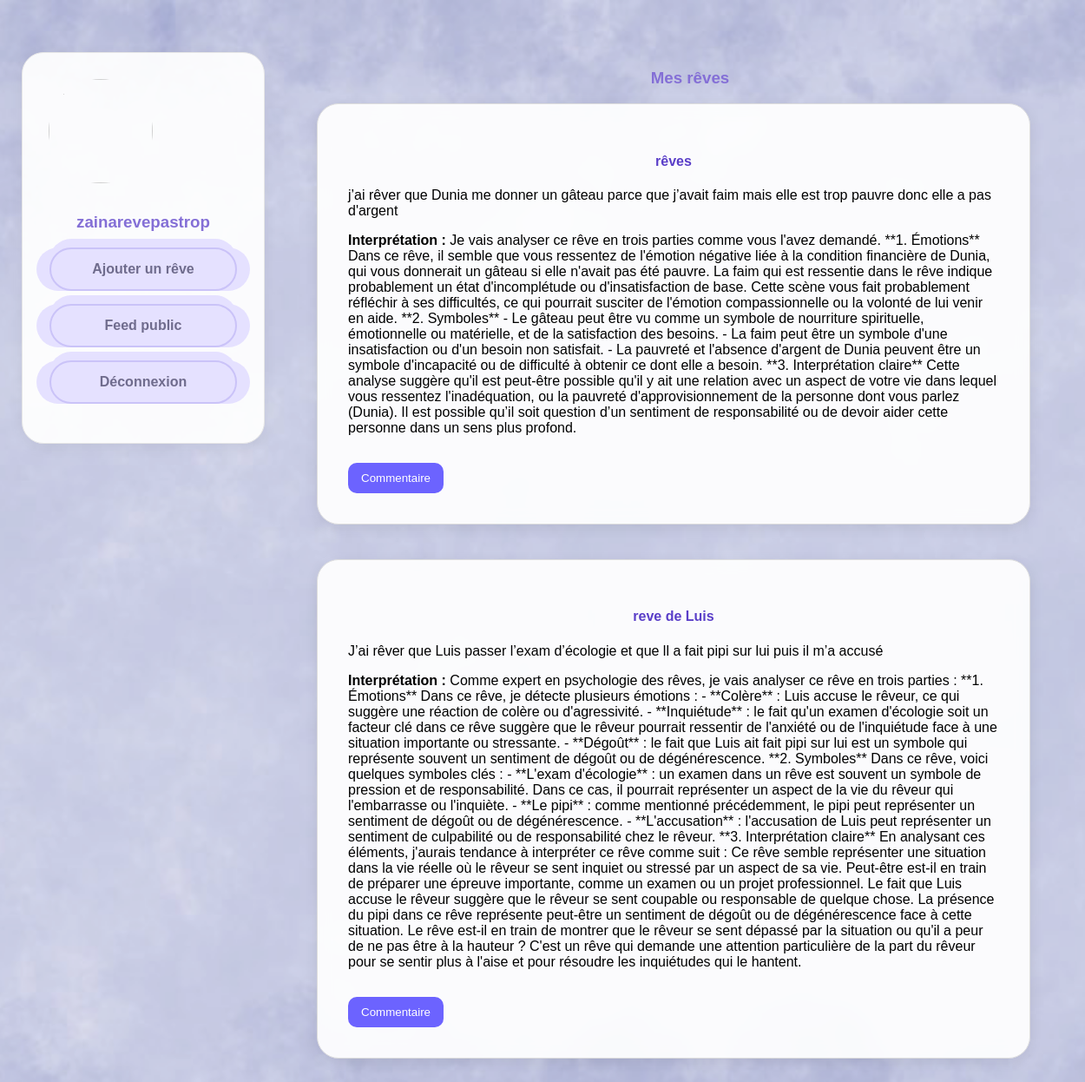
The app's page /dashboard (signed in) with its own data.
### tables this page shows
CREATE TABLE users (
            id INTEGER PRIMARY KEY AUTOINCREMENT,
            username TEXT NOT NULL,
            email TEXT NOT NULL UNIQUE,
            password TEXT NOT NULL
        );

CREATE TABLE dreams (
            id INTEGER PRIMARY KEY AUTOINCREMENT,
            user_id INTEGER NOT NULL,
            title TEXT NOT NULL,
            content TEXT NOT NULL,
            interpretation TEXT,
            is_public INTEGER DEFAULT 0,
            FOREIGN KEY (user_id) REFERENCES users (id)
        );

### app.py (the view)
@app.route("/dashboard")
def dashboard():
    if "user_id" not in session:
        return redirect(url_for("login"))
    conn = get_db_connection()
    cursor = conn.cursor()
    cursor.execute(
        "SELECT * FROM dreams WHERE user_id = ?",
        (session["user_id"],)
    )
    dreams = cursor.fetchall()
    cursor.execute("""
        SELECT comments.*, users.username
        FROM comments
        JOIN users ON comments.user_id = users.id
        ORDER BY comments.id DESC
    """)
    comments = cursor.fetchall()
    conn.close()
    return render_template(
        "dashboard.html",
        dreams=dreams,
        comments=comments,
        username=session["username"]
    )

### app.py (called while the page is built)
def get_db_connection():
    conn = sqlite3.connect(DATABASE)
    conn.row_factory = sqlite3.Row
    return conn

### templates/dashboard.html (shortened to what this page needs)
<!DOCTYPE html>
<html lang="fr">
<head>
    <link rel="stylesheet" href="{{ url_for('static', filename='style.css') }}">
</head>
<body>
    <div class="dashboard-layout">
        <aside class="profile-sidebar">
        <div class="profile-card">
            <img src="{{ url_for('static', filename='default.png') }}" class="profile-pic">
            <h3>{{ username }}</h3>
            <a href="{{ url_for('add_dream') }}" class="btn">
    Ajouter un rêve
</a>
<a href="{{ url_for('feed') }}" class="btn">
    Feed public
</a>
<a href="{{ url_for('logout') }}" class="btn">
    Déconnexion
</a>
        </div>
    </aside>
    <main class="dreams-section">
        <h3>Mes rêves</h3>
        {% if dreams %}
            {% for dream in dreams %}
                <div class="card">
                    <h4>{{ dream["title"] }}</h4>
                    <p>{{ dream["content"] }}</p>
                    <p><strong>Interprétation :</strong> {{ dream["interpretation"] }}</p>
                <button class="show-comments-btn" onclick="toggleComments('{{ dream['id'] }}')">
    Commentaire
</button>
            </div>
            {% endfor %}
        {% else %}
            <p>Aucun rêve enregistré pour le moment.</p>
        {% endif %}
        </main>
    </div>
</body>
</html>

### static/style.css (style rules this page uses)
body { font-family: Arial, sans-serif; background: url("background.jpg") no-repeat center center; background-size: cover; margin: 0; padding: 0; min-height: 100vh; }
body::before { content: ""; position: fixed; inset: 0; background: rgba(255, 255, 255, 0.25); pointer-events: none; }
h1, h2, h3, h4 { color: #5a3ec8; text-align: center; }
.btn { display: block; width: 180px; text-align: center; text-decoration: none; background: #dcd6ff; color: #3f3a66; padding: 14px 16px; margin: 15px auto; font-size: 16px; font-weight: bold; border-radius: 50px; border: 2px solid #b8aef5; box-shadow: -15px 0 0 #dcd6ff, 15px 0 0 #dcd6ff, 0 -10px 0 #dcd6ff; transition: 0.3s; cursor: pointer; overflow: hidden; }
.card { background: rgba(255, 255, 255, 0.92); border: 1px solid #dddddd; border-radius: 25px; padding: 35px; margin-bottom: 40px; max-width: 750px; box-shadow: 0 4px 15px rgba(0,0,0,0.08); backdrop-filter: blur(8px); }
.show-comments-btn { margin-top: 15px; padding: 10px 15px; border: none; border-radius: 10px; background: #6c63ff; color: white; cursor: pointer; }
.dashboard-layout { display: grid; grid-template-columns: 280px 1fr; gap: 60px; width: 100%; max-width: 1200px; margin: 40px auto; padding: 20px; }
.profile-sidebar { width: 280px; }
.profile-card { background: rgba(255,255,255,0.92); border-radius: 25px; padding: 30px; box-shadow: 0 4px 15px rgba(0,0,0,0.08); border: 1px solid #dddddd; }
.profile-pic { width: 120px; height: 120px; border-radius: 50%; object-fit: cover; margin-bottom: 15px; }
.dreams-section { width: 100%; }

### records on screen
users: username "zainarevepastrop"
dreams: title "rêves", content "j’ai rêver que Dunia me donner un gâteau parce que j’avait faim mais elle est trop pauvre donc elle a pas d'argent", interpretation "Je vais analyser ce rêve en trois parties comme vous l'avez demandé. **1. Émotions** Dans ce rêve, il semble que vous ressentez de l'émotion négative liée à la condition financière de Dunia, qui vous donnerait un gâteau si elle n'avait pas été pauvre. La faim qui est ressentie dans le rêve indique probablement un état d'incomplétude ou d'insatisfaction de base. Cette scène vous fait probablement réfléchir à ses difficultés, ce qui pourrait susciter de l'émotion compassionnelle ou la volonté de lui venir en aide. **2. Symboles** - Le gâteau peut être vu comme un symbole de nourriture spirituelle, émotionnelle ou matérielle, et de la satisfaction des besoins. - La faim peut être un symbole…"
dreams: title "reve de Luis", content "J’ai rêver que Luis passer l’exam d’écologie et que ll a fait pipi sur lui puis il m’a accusé", interpretation "Comme expert en psychologie des rêves, je vais analyser ce rêve en trois parties : **1. Émotions** Dans ce rêve, je détecte plusieurs émotions : - **Colère** : Luis accuse le rêveur, ce qui suggère une réaction de colère ou d'agressivité. - **Inquiétude** : le fait qu'un examen d'écologie soit un facteur clé dans ce rêve suggère que le rêveur pourrait ressentir de l'anxiété ou de l'inquiétude face à une situation importante ou stressante. - **Dégoût** : le fait que Luis ait fait pipi sur lui est un symbole qui représente souvent un sentiment de dégoût ou de dégénérescence. **2. Symboles** Dans ce rêve, voici quelques symboles clés : - **L'exam d'écologie** : un examen dans un rêve est…"
